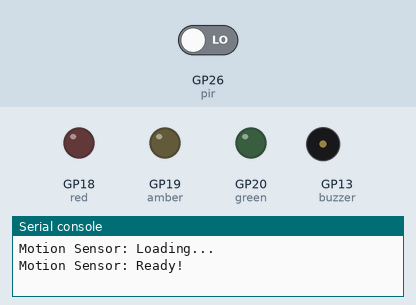
Simulated run of this program. Board: Raspberry Pi Pico running MicroPython. Parts: output pins drawn as LEDs (lit = HIGH), buzzer (waves = sounding), the last lines printed to the serial console. Dashed ring = blinking. The test bench sets the inputs (shaded band); at power-on: GP26 (pir) LOW.

Above: at 11.2 s.
11.3 s: GP26 (pir) driven HIGH
At 12.1 s:
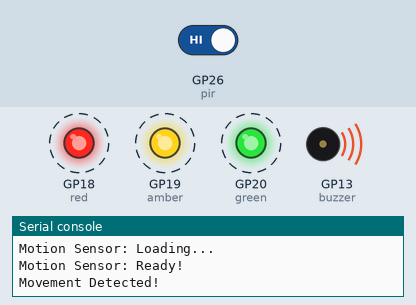
Timing chart, 0 to 20.3 s (numbered marks = the images above; inputs shaded):
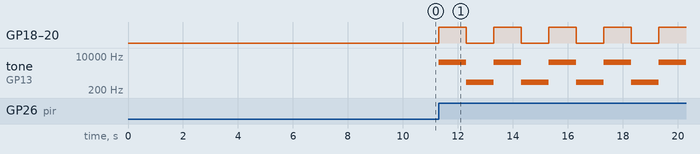

The program:

Motion_Sensor_Introduction__MicroPython_.py
```python
# Motion Sensor Introduction - Raspberry Pi Pico H (MicroPython)
# A basic introduction to using a PIR (passive infrared) motion sensor with the Pi Pico H with MicroPython
# Uses a PIR to detect motion nearby and sound an "alarm" (buzzer and LED lights) when motion is detected
# Made with the instruction of Day 7 of the "12 Projects Of Codemas" by Pi Hut

from machine import Pin, PWM
import time

# initialise LEDs and pins for output
red = Pin(18, Pin.OUT)
amber = Pin(19, Pin.OUT)
green = Pin(20, Pin. OUT)

# initialise buzzer on pin 13 in PWM mode
buzzer = PWM(Pin(13))

# set duty cycle to 0 at start
buzzer.duty_u16(0)

pir = Pin(26, Pin.IN, Pin.PULL_DOWN) # initialises PIR sensor on pin 26 for input and pullds power down to LOW

print("Motion Sensor: Loading...")

time.sleep(10) # this delay allows the sensor to calibrate itself properly

print("Motion Sensor: Ready!")

def motion_alarm(): # buzzer alarm function

    buzzer.duty_u16(10000)

    for i in range(5): # run 5 times

        buzzer.freq(5000) # high pitch

        #LEDs on
        red.value(1)
        amber.value(1)
        green.value(1)

        time.sleep(1) # lights on and high pitch for 1 second

        buzzer.freq(500) # low pitch

        # LEDs off
        red.value(0)
        amber.value(0)
        green.value(0)

        time.sleep(1) # lights off and low pitch for 1 second

    buzzer.duty_u16(0) # switch buzzer off once function has ran

while True: # continuous loop

    time.sleep(0.01) # short delay

    if pir.value() == 1: # if sensor detects movement

        print("Movement Detected!")

        motion_alarm() # activate alarm function

        print("Sensor Scanning")
```

Measured:
- after the input at 11.3 s, GP18 (red), GP19 (amber), GP20 (green): alternates HIGH for 1.0 s and LOW for 1.0 s, starting at once; tone on GP13 (buzzer): alternates 5000 Hz for 1.0 s and 500 Hz for 1.0 s, starting at once
